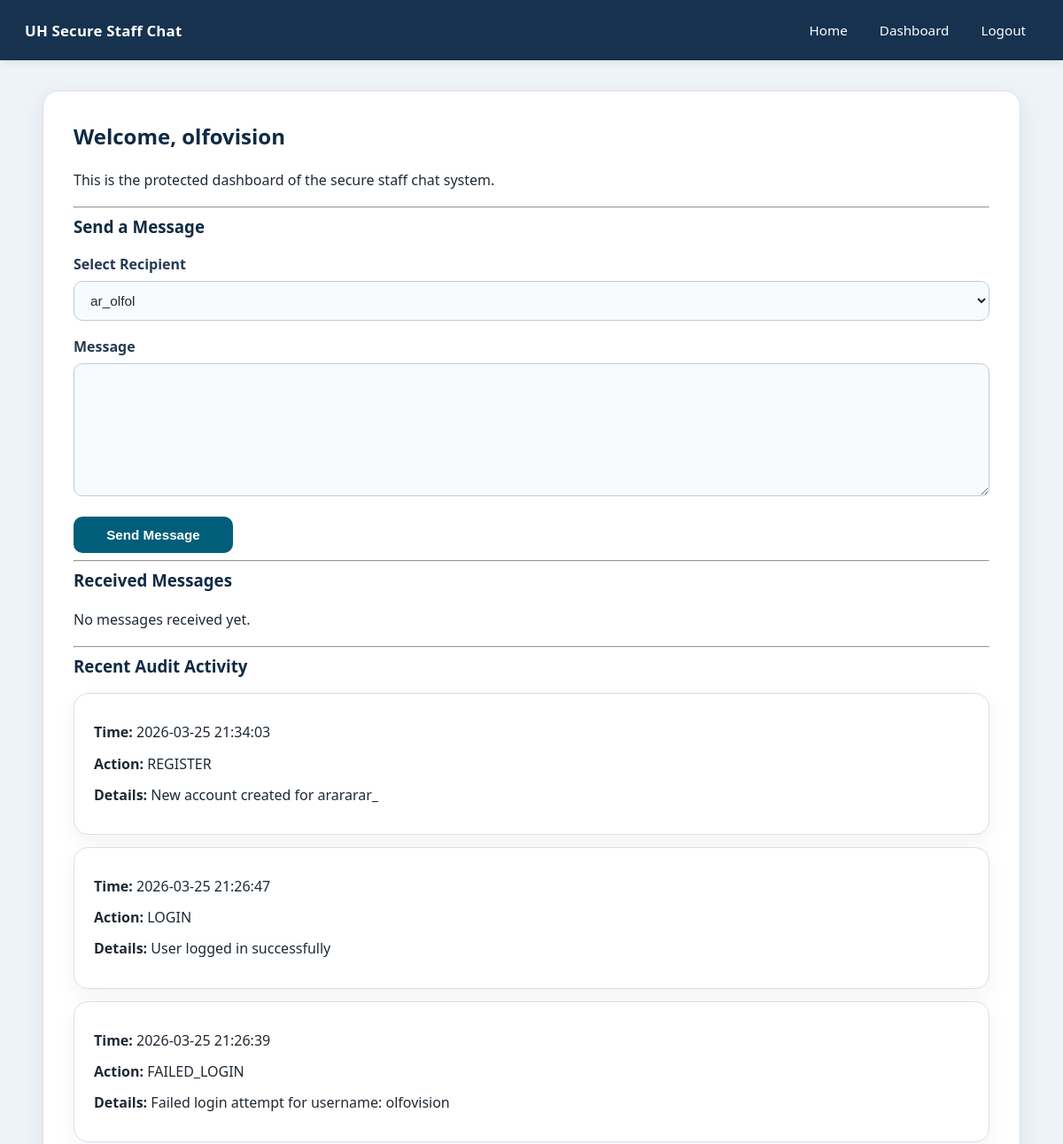
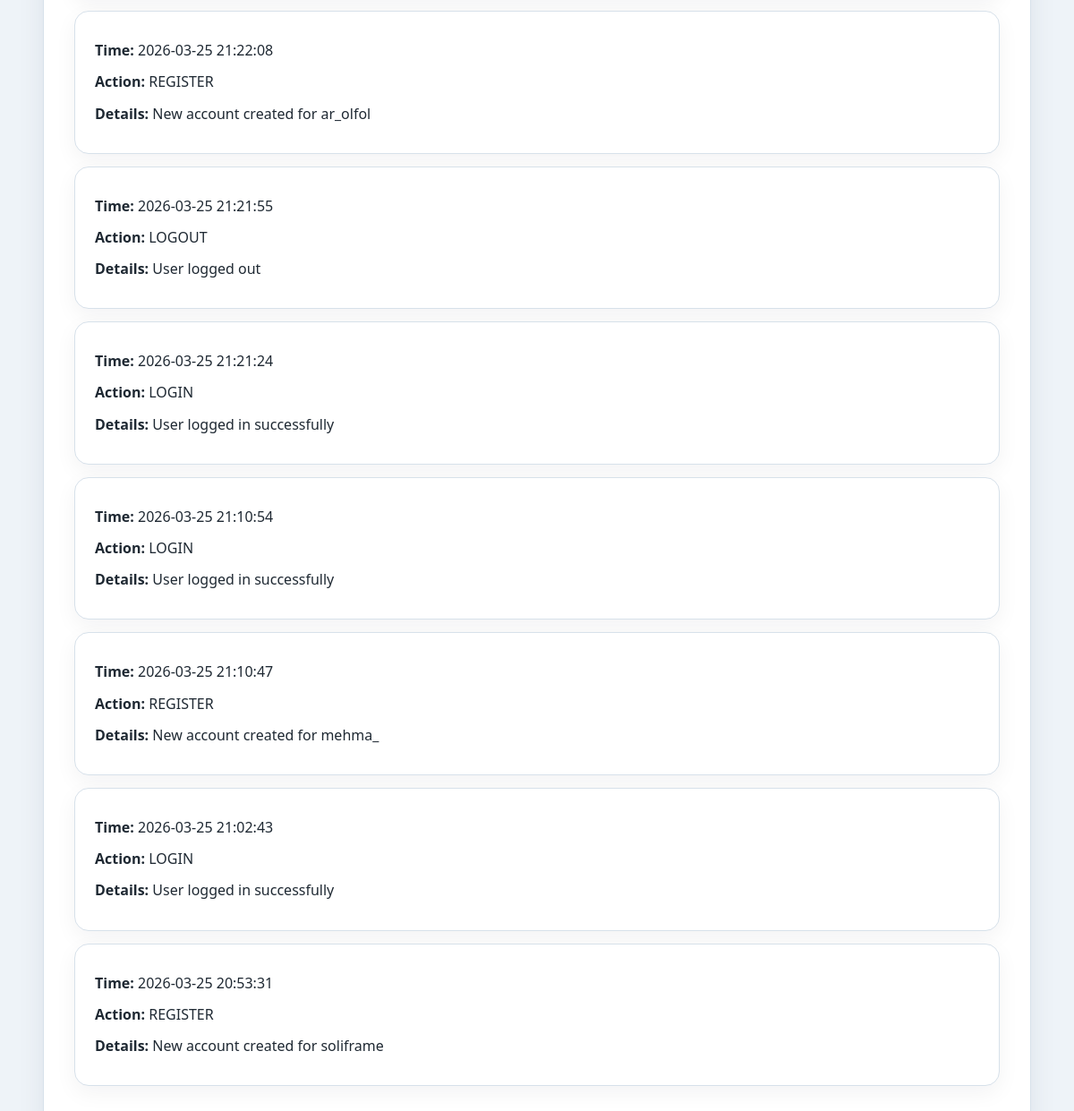
The page /dashboard (signed in) on the database as committed earlier (2 pictures, top to bottom).
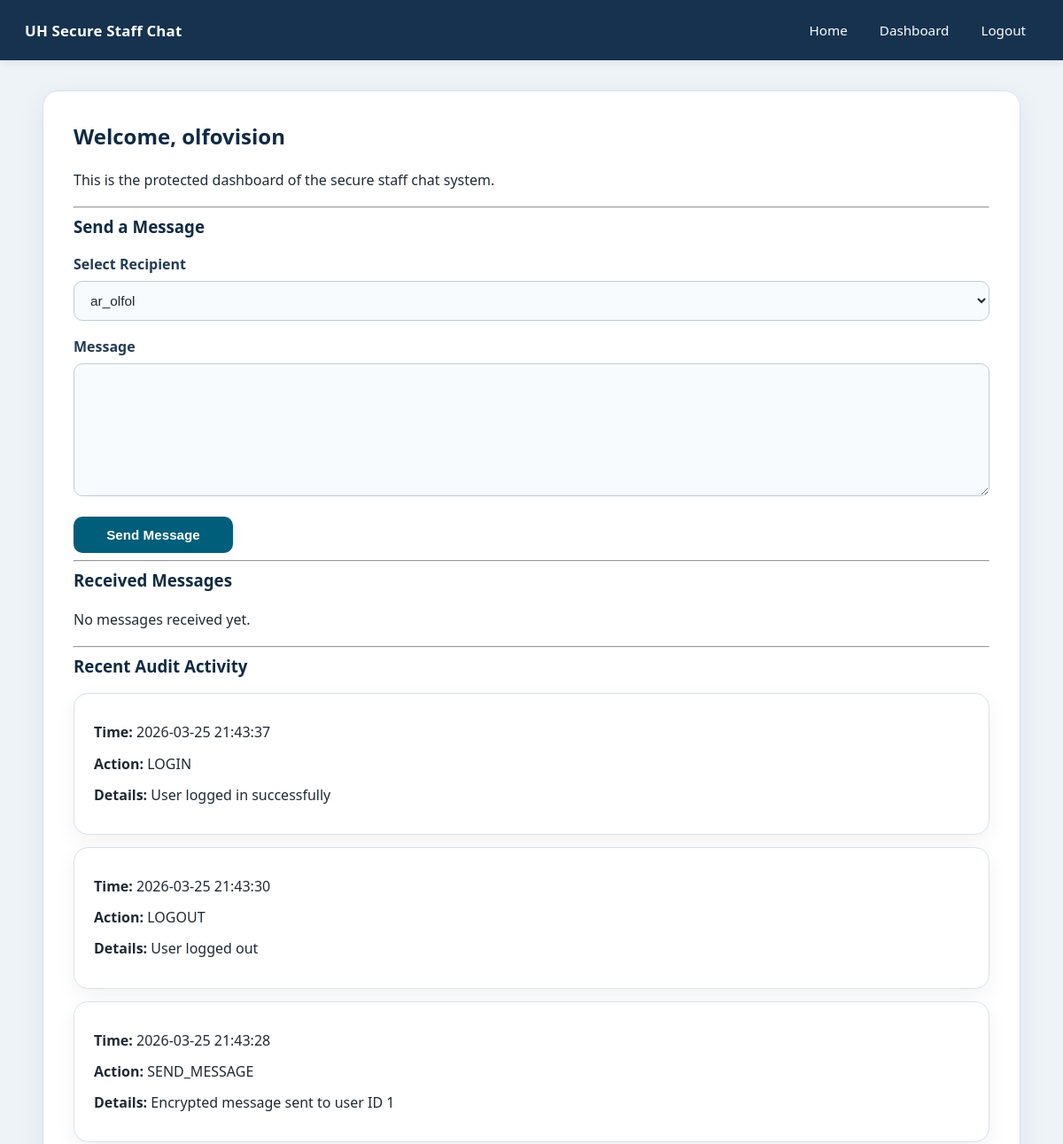
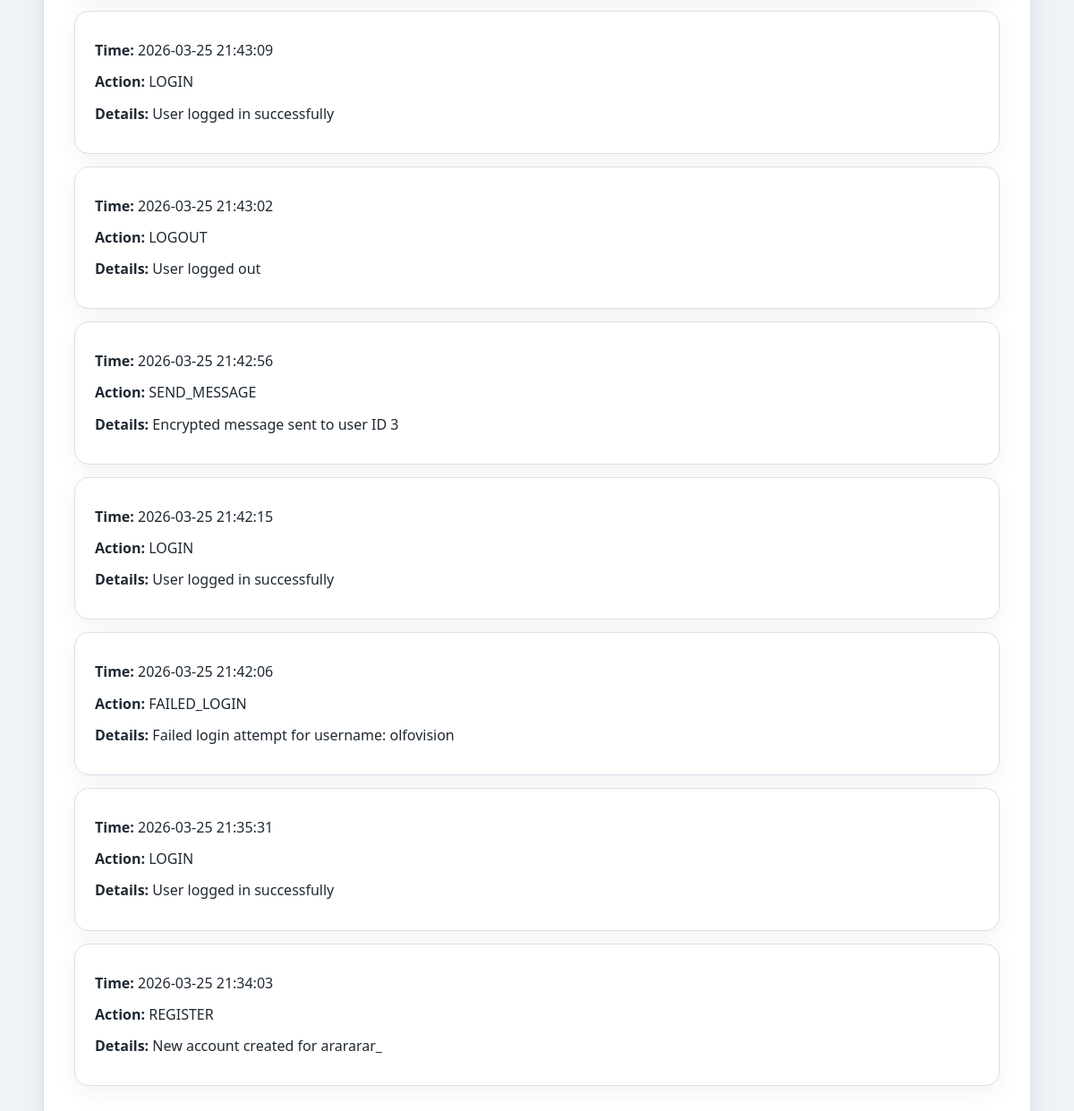
The same page on the database as committed later (2 pictures, top to bottom).
### tables this page shows
CREATE TABLE audit_logs (
            id INTEGER PRIMARY KEY AUTOINCREMENT,
            user_id INTEGER,
            action TEXT NOT NULL,
            details TEXT,
            created_at TEXT NOT NULL,
            FOREIGN KEY (user_id) REFERENCES users (id)
        );

### app.py (the view, shortened to what this page needs)
@app.route("/dashboard", methods=["GET", "POST"])
@login_required
def dashboard():
    conn = get_db_connection()
    users = conn.execute(
        """
        SELECT id, username
        FROM users
        WHERE id != ?
        ORDER BY username
    """,
        (session["user_id"],),
    ).fetchall()
    received_messages_raw = conn.execute(
        """
        SELECT messages.created_at, messages.message_text, users.username AS sender_name
        FROM messages
        JOIN users ON messages.sender_id = users.id
        WHERE messages.receiver_id = ?
        ORDER BY messages.created_at DESC
        """,
        (session["user_id"],),
    ).fetchall()
    received_messages = []
    for msg in received_messages_raw:
        received_messages.append(
            {
                "created_at": msg["created_at"],
                "sender_name": msg["sender_name"],
                "message_text": decrypt_message(msg["message_text"]),
            }
        )
    sent_messages_raw = conn.execute(
        """
        SELECT messages.created_at, messages.message_text, users.username AS receiver_name
        FROM messages
        JOIN users ON messages.receiver_id = users.id
        WHERE messages.sender_id = ?
        ORDER BY messages.created_at DESC
        """,
        (session["user_id"],),
    ).fetchall()
    sent_messages = []
    for msg in sent_messages_raw:
        sent_messages.append(
            {
                "created_at": msg["created_at"],
                "receiver_name": msg["receiver_name"],
                "message_text": decrypt_message(msg["message_text"]),
            }
        )
    logs = conn.execute(
        """
        SELECT created_at, action, details
        FROM audit_logs
        ORDER BY created_at DESC
        LIMIT 10
        """
    ).fetchall()
    conn.close()
    return render_template(
        "dashboard.html",
        users=users,
        received_messages=received_messages,
        sent_messages=sent_messages,
        logs=logs,
    )

### app.py (called while the page is built)
def get_db_connection():
    conn = sqlite3.connect(DATABASE)
    conn.row_factory = sqlite3.Row
    return conn

def decrypt_message(encrypted_text):
    try:
        decrypted_text = cipher.decrypt(encrypted_text.encode("utf-8"))
        return decrypted_text.decode("utf-8")
    except Exception:
        return "[Unable to decrypt message]"

def login_required(route_function):
    @wraps(route_function)
    def wrapped_function(*args, **kwargs):
        if "user_id" not in session:
            flash("Please log in first.")
            return redirect(url_for("login"))
        return route_function(*args, **kwargs)
    return wrapped_function

@app.before_request
def make_session_permanent():
    if "user_id" in session:
        session.permanent = True

### templates/dashboard.html
{% extends "base.html" %}
{% block content %}
    <h2>Welcome, {{ session["username"] }}</h2>
    <p>This is the protected dashboard of the secure staff chat system.</p>
    <hr>
    <h3>Send a Message</h3>
    <form method="POST" class="form-container">
        <label>Select Recipient</label>
        <select name="receiver_id" required>
            {% for user in users %}
                <option value="{{ user['id'] }}">{{ user['username'] }}</option>
            {% endfor %}
        </select>
        <label>Message</label>
        <textarea name="message_text" rows="4" required></textarea>
        <button type="submit">Send Message</button>
    </form>
    <hr>
    <h3>Received Messages</h3>
    {% if messages %}
        {% for msg in messages %}
            <div class="log-box">
                <p><strong>From:</strong> {{ msg['sender_name'] }}</p>
                <p><strong>Time:</strong> {{ msg['created_at'] }}</p>
                <p><strong>Message:</strong> {{ msg['message_text'] }}</p>
            </div>
        {% endfor %}
    {% else %}
        <p>No messages received yet.</p>
    {% endif %}
    <hr>
    <h3>Recent Audit Activity</h3>
    {% if logs %}
        {% for log in logs %}
            <div class="log-box">
                <p><strong>Time:</strong> {{ log['created_at'] }}</p>
                <p><strong>Action:</strong> {{ log['action'] }}</p>
                <p><strong>Details:</strong> {{ log['details'] }}</p>
            </div>
        {% endfor %}
    {% else %}
        <p>No audit logs yet.</p>
    {% endif %}
{% endblock %}

Rows that differ between the two databases and show on the page:
no longer on this page (row unchanged): audit_logs: created_at "2026-03-25 21:26:47", action "LOGIN", details "User logged in successfully"
no longer on this page (row unchanged): audit_logs: created_at "2026-03-25 21:26:39", action "FAILED_LOGIN", details "Failed login attempt for username: olfovision"
no longer on this page (row unchanged): audit_logs: created_at "2026-03-25 21:22:08", action "REGISTER", details "New account created for ar_olfol"
no longer on this page (row unchanged): audit_logs: created_at "2026-03-25 21:21:55", action "LOGOUT", details "User logged out"
no longer on this page (row unchanged): audit_logs: created_at "2026-03-25 21:21:24", action "LOGIN", details "User logged in successfully"
no longer on this page (row unchanged): audit_logs: created_at "2026-03-25 21:10:54", action "LOGIN", details "User logged in successfully"
no longer on this page (row unchanged): audit_logs: created_at "2026-03-25 21:10:47", action "REGISTER", details "New account created for mehma_"
no longer on this page (row unchanged): audit_logs: created_at "2026-03-25 21:02:43", action "LOGIN", details "User logged in successfully"
no longer on this page (row unchanged): audit_logs: created_at "2026-03-25 20:53:31", action "REGISTER", details "New account created for soliframe"
added audit_logs: created_at "2026-03-25 21:43:37", action "LOGIN", details "User logged in successfully"
added audit_logs: created_at "2026-03-25 21:43:30", action "LOGOUT", details "User logged out"
added audit_logs: created_at "2026-03-25 21:43:28", action "SEND_MESSAGE", details "Encrypted message sent to user ID 1"
added audit_logs: created_at "2026-03-25 21:43:09", action "LOGIN", details "User logged in successfully"
added audit_logs: created_at "2026-03-25 21:43:02", action "LOGOUT", details "User logged out"
added audit_logs: created_at "2026-03-25 21:42:56", action "SEND_MESSAGE", details "Encrypted message sent to user ID 3"
added audit_logs: created_at "2026-03-25 21:42:15", action "LOGIN", details "User logged in successfully"
added audit_logs: created_at "2026-03-25 21:42:06", action "FAILED_LOGIN", details "Failed login attempt for username: olfovision"
added audit_logs: created_at "2026-03-25 21:35:31", action "LOGIN", details "User logged in successfully"
